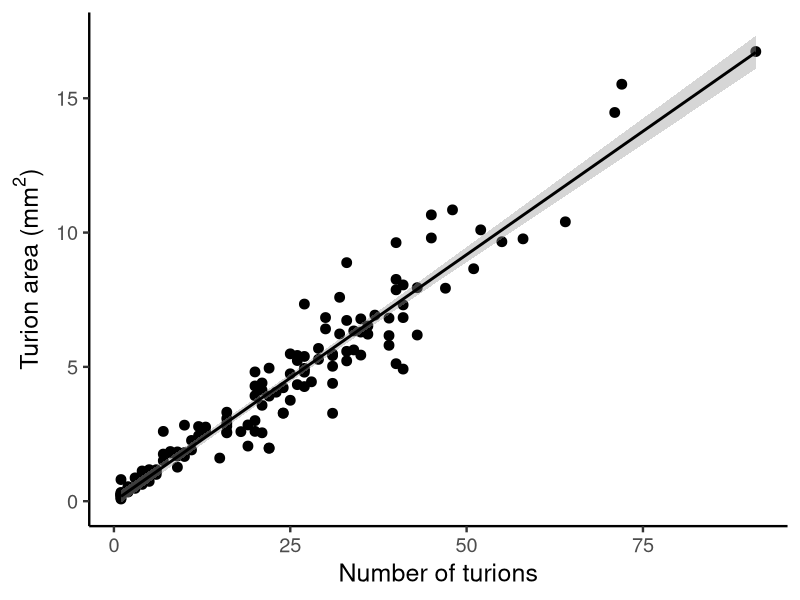
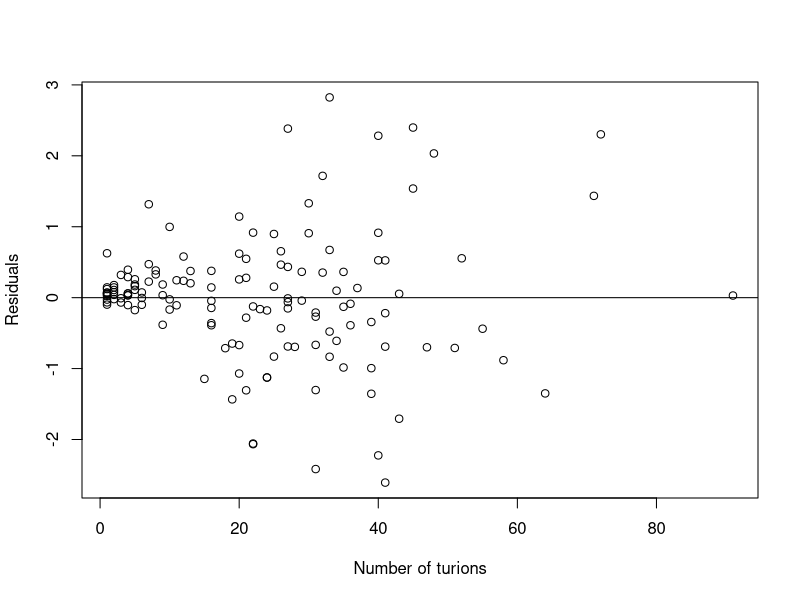
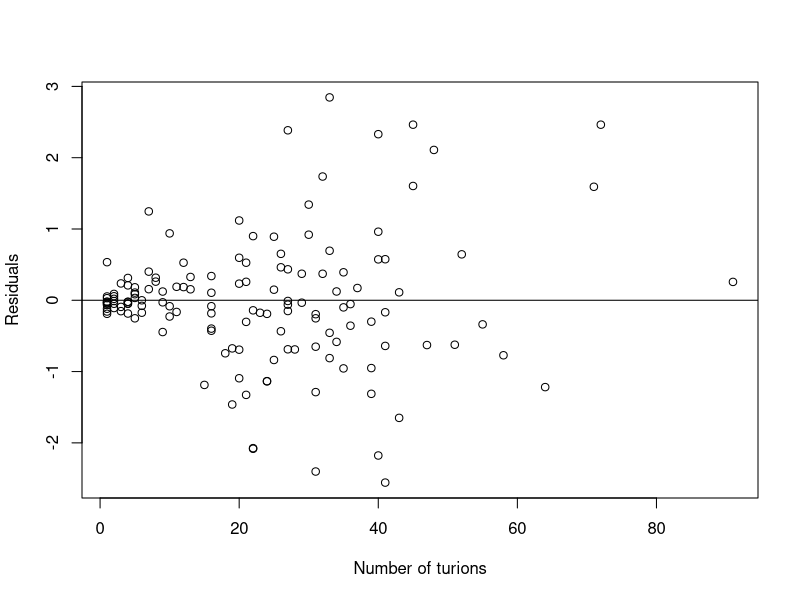
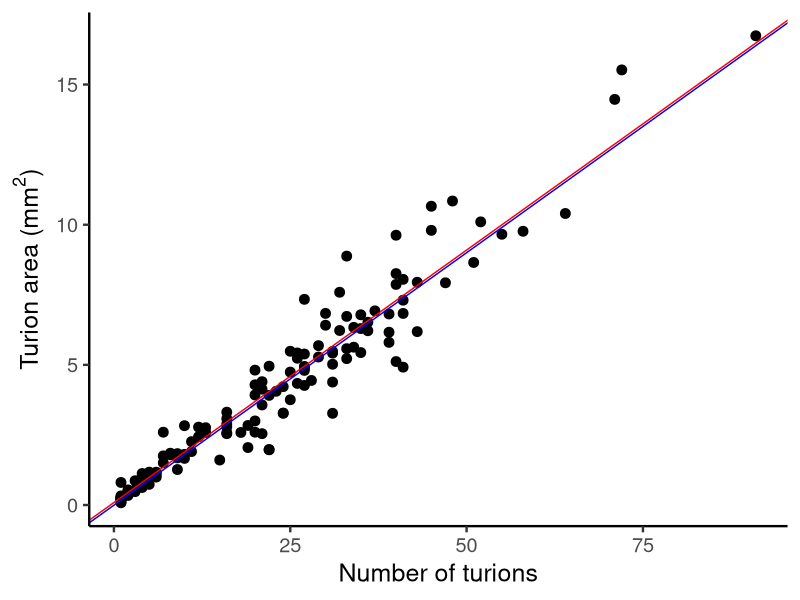
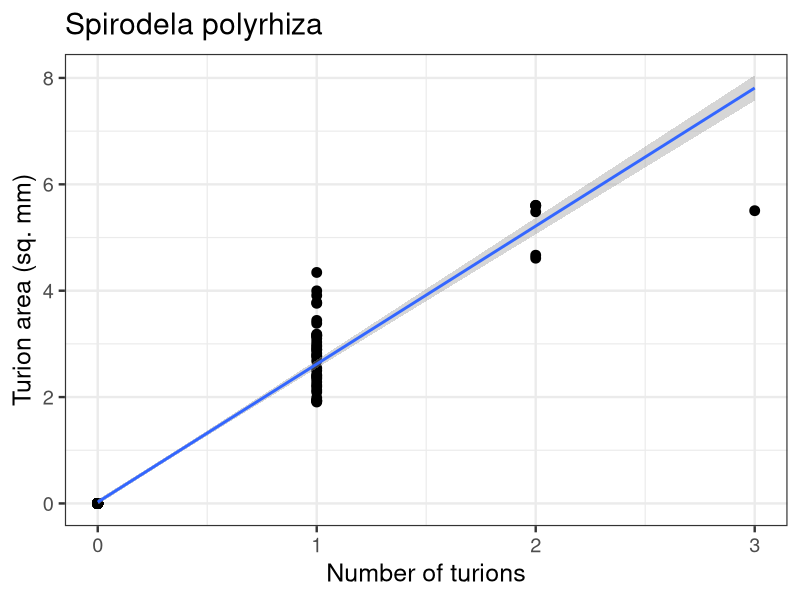
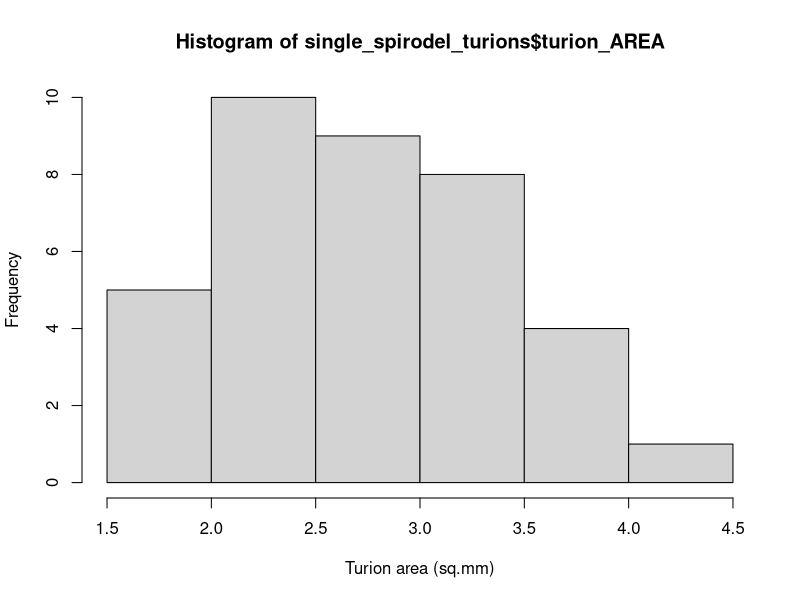
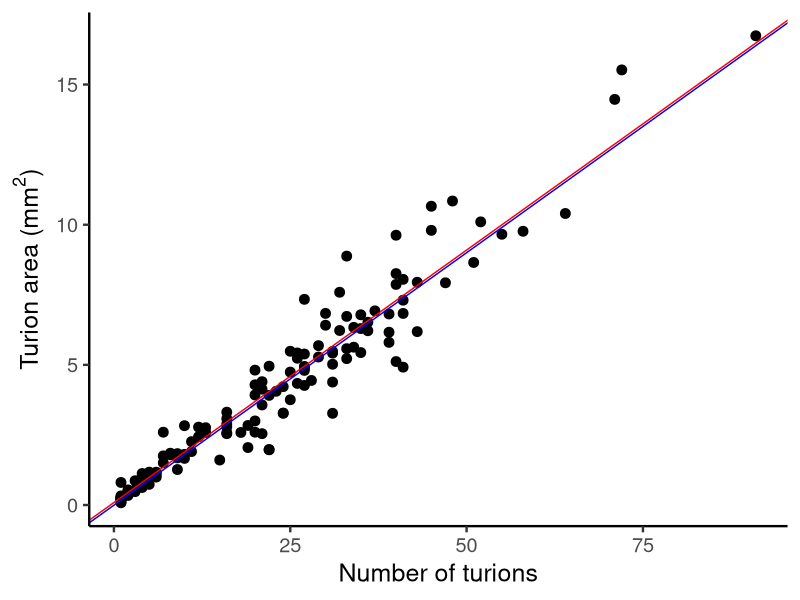

Here is the R script that generated these plots, in order: (Note: this script raises an error after producing the figures.)
############################################
# Turion # to Turion area                  #
# Conversion                               #
# Data from Fall 2012 Stoichiometry exp.   #
############################################
library(plyr)
library(ggplot2)

# import data 
data_turion_area <- read.csv("turion_area-FOR_CONVERSION_ONLY.csv")
head(data_turion_area)

# add a new variable that combines plate and well to use as an ID 
data_turion_area$id <- paste(data_turion_area$plate,data_turion_area$row,data_turion_area$col,sep="")

# reshape the data 
a <- reshape(data_turion_area, 
             idvar="id",
             varying = c("turion_area5","turion_area7","turion_area10","turion_area12"),
             times = c(5,7,10,12),
             timevar = "day",
             v.names = "turion_AREA",
             direction = "long")

b <- reshape(data_turion_area, 
             idvar="id",
             varying = c("turions5","turions7","turions10","turions12"),
             times = c(5,7,10,12),
             timevar = "day",
             v.names = "turion_NUMB",
             direction = "long")

# remove un-needed variables 
a[9:28] <- list(NULL)
b[9:28] <- list(NULL)

# merge 
data_turion_area_long <- merge(a,b)

# clean-up
row.names(data_turion_area_long) <- seq(nrow(data_turion_area_long)) # Re-name the rows so they're not so ugly

# check it out 
head(data_turion_area_long)

# Remove any cases that are 0,0
wolffia_data <- subset(data_turion_area_long, data_turion_area_long$species=="W")
wolffia_data <- subset(wolffia_data, wolffia_data$turion_NUMB > 0)
wolffia_data

###########
# Wolffia #
# OLS     #
###########
turion_area_WB <- ggplot(wolffia_data, aes(x=turion_NUMB,y=turion_AREA))
turion_area_WB <- turion_area_WB + geom_point(size=3)
#turion_area_WB <- turion_area_WB + ggtitle("Wolffia brasiliensis")
turion_area_WB <- turion_area_WB + xlab("Number of turions")
turion_area_WB <- turion_area_WB + ylab(expression(paste("Turion area (",mm^2,")",sep="")))
turion_area_WB <- turion_area_WB + theme_classic(base_size=18)
turion_area_WB <- turion_area_WB + geom_smooth(method='lm',colour="black")
turion_area_WB

# get the slope and intercept 
W_turion_lm <- lm(turion_AREA ~ turion_NUMB, data=wolffia_data)
summary(W_turion_lm)
# Intercept: -0.004554
# Slope: 0.183665 
# adj R sq: 0.9265

# test for heterogeneity of variance - Breusch-Pagan Test 
# The Breusch-Pagan test fits a linear regression model to the residuals of a linear regression model
# (by default the same explanatory variables are taken as in the main regression model) and rejects if
# too much of the variance is explained by the additional explanatory variables.
library(lmtest)
bptest(turion_AREA ~ turion_NUMB, data=wolffia_data)

# examine the residuals 
plot(wolffia_data$turion_NUMB, resid(W_turion_lm), ylab="Residuals", xlab="Number of turions") 
abline(0, 0) 

###########
# Wolffia #
# WLS     #
###########
# get the slope and intercept 
W_turion_lm_weighted <- lm(turion_AREA ~ turion_NUMB, data=wolffia_data, weights=1/(wolffia_data$turion_NUMB^2))
summary(W_turion_lm_weighted)
# Intercept: 0.090386
# Slope: 0.180118
# adj R sq: 0.9452

# examine the residuals 
plot(wolffia_data$turion_NUMB, resid(W_turion_lm_weighted), ylab="Residuals", xlab="Number of turions") 
abline(0, 0) 


#######################
# plot both OLS & WLS #
#######################
turion_area_WB_2 <- ggplot(wolffia_data, aes(x=turion_NUMB,y=turion_AREA))
turion_area_WB_2 <- turion_area_WB_2 + geom_point(size=3)
turion_area_WB_2 <- turion_area_WB_2 + xlab("Number of turions")
turion_area_WB_2 <- turion_area_WB_2 + ylab(expression(paste("Turion area (",mm^2,")",sep="")))
turion_area_WB_2 <- turion_area_WB_2 + theme_classic(base_size=18)
turion_area_WB_2 <- turion_area_WB_2 + geom_abline(intercept=-0.004554,slope=0.180118,colour="blue") # this is the OLS line 
turion_area_WB_2 <- turion_area_WB_2 + geom_abline(intercept=0.090386,slope=0.180118,colour="red") # this is the WLS line 
turion_area_WB_2

ggsave("turion_numb_to_area - Wolffia - OLS & WLS.jpg",turion_area_WB_2,height=6,width=6)


#############
# Spirodela #
#############
turion_area_SP <- ggplot(subset(data_turion_area_long, data_turion_area_long$species=="S"), aes(x=turion_NUMB,y=turion_AREA))
turion_area_SP <- turion_area_SP + geom_point(size=3)
turion_area_SP <- turion_area_SP + ggtitle("Spirodela polyrhiza")
turion_area_SP <- turion_area_SP + xlab("Number of turions")
turion_area_SP <- turion_area_SP + ylab("Turion area (sq. mm)")
turion_area_SP <- turion_area_SP + theme_bw(base_size=18)
turion_area_SP <- turion_area_SP + geom_smooth(method='lm')
turion_area_SP

# get the subset of spirodela data where theere is a single turion 
single_spirodel_turions <- subset(data_turion_area_long, data_turion_area_long$species=="S" & data_turion_area_long$turion_NUMB==1)
# plot a histogram 
hist(single_spirodel_turions$turion_AREA,xlab="Turion area (sq.mm)")

# frequency distribution for size of single turions
turion_area_SP2 <- ggplot(single_spirodel_turions, aes(x=turion_AREA))
turion_area_SP2 <- turion_area_SP2 + geom_histogram(binwidth=0.5,colour="black",fill="grey")
turion_area_SP2 <- turion_area_SP2 + ylab("Frequency")
turion_area_SP2 <- turion_area_SP2 + xlab(expression(paste("Turion area (",mm^2,")",sep="")))
turion_area_SP2 <- turion_area_SP2 + theme_classic(base_size=18)
turion_area_SP2 <- turion_area_SP2 +geom_vline(x=2.793108, linetype="dashed")
turion_area_SP2

# summary statistics
numb_area <- length(single_spirodel_turions$turion_AREA)
mean_area <- mean(single_spirodel_turions$turion_AREA) # 2.793108
sd_area <- sd(single_spirodel_turions$turion_AREA)
se_area <- sd_area/sqrt(numb_area)
error <- qnorm(0.975)*sd_area/sqrt(numb_area)
lower <- mean_area - error
upper <- mean_area + error
